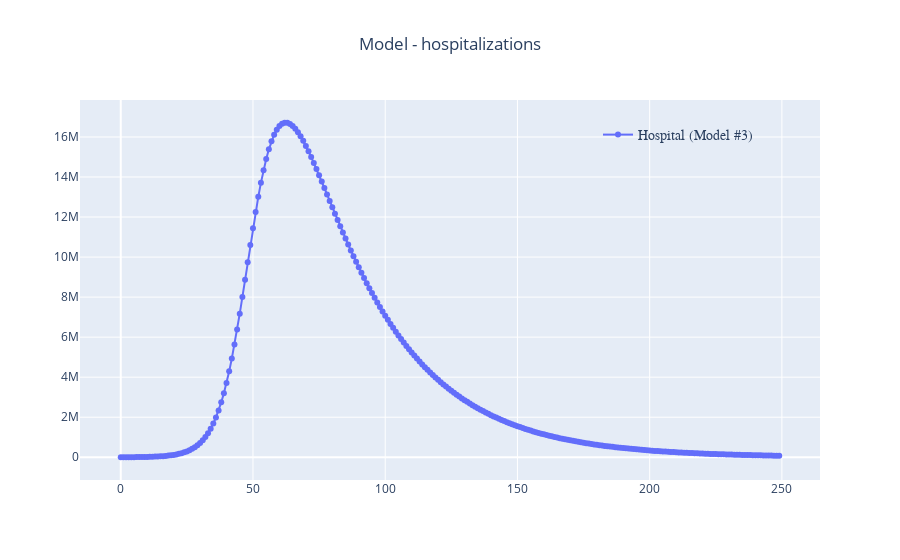

Notebook cell for this chart:
### Code cell
tbound = 250
fig = go.Figure()

fig.add_trace(go.Scatter(
    x=df3[df3.time<tbound]['time'],
    y=df3[df3.time<tbound]['Hospital'],
    name='Hospital (Model #3)',
    mode='lines+markers',line_width=2,marker_size=6,opacity=1))

fig.update_layout(
    title="Model - hospitalizations",
    title_x=0.5,showlegend=True,yaxis = {'type': 'linear'},
    legend=dict(
            x=0.70,y=0.95,
            traceorder="normal",font=dict(family="sans-serif",size=14),bgcolor='rgba(0,0,0,0)'),)

fig.show()

### Figure 1 — Plotly figure (JSON) as saved in the notebook; plotly's stock layout.template omitted (floating-point values rounded to 4 significant figures; data arrays with more than 128 entries replaced by an {"elided": "..."} marker saying what was removed)
{"data": [{"line": {"width": 2}, "marker": {"size": 6}, "mode": "lines+markers", "name": "Hospital (Model #3)", "opacity": 1, "type": "scatter", "x": {"elided": "250 int values"}, "y": {"elided": "250 float values"}}], "layout": {"legend": {"bgcolor": "rgba(0,0,0,0)", "font": {"family": "sans-serif", "size": 14}, "traceorder": "normal", "x": 0.7, "y": 0.95}, "showlegend": true, "title": {"text": "Model - hospitalizations", "x": 0.5}, "yaxis": {"type": "linear"}}}
